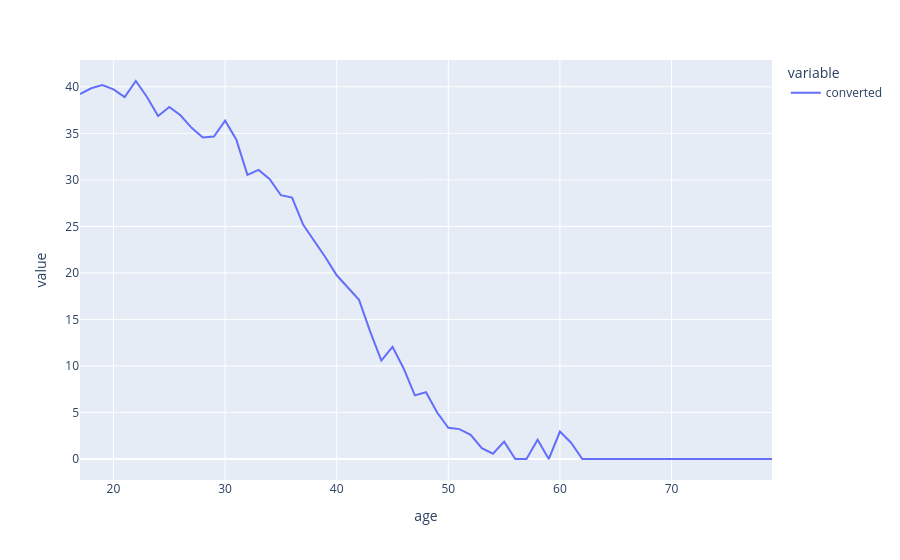

Notebook cell for this chart:
### Code cell
df.groupby('age')['converted'].mean().multiply(100).plot(kind = 'line', backend = 'plotly')

### Figure 1 — Plotly figure (JSON) as saved in the notebook; plotly's stock layout.template omitted (floating-point values rounded to 4 significant figures)
{"data": [{"hovertemplate": "variable=converted<br>age=%{x}<br>value=%{y}<extra></extra>", "legendgroup": "converted", "line": {"color": "#636efa", "dash": "solid"}, "marker": {"symbol": "circle"}, "mode": "lines", "name": "converted", "orientation": "v", "showlegend": true, "x": [17, 18, 19, 20, 21, 22, 23, 24, 25, 26, 27, 28, 29, 30, 31, 32, 33, 34, 35, 36, 37, 38, 39, 40, 41, 42, 43, 44, 45, 46, 47, 48, 49, 50, 51, 52, 53, 54, 55, 56, 57, 58, 59, 60, 61, 62, 63, 64, 65, 66, 67, 68, 69, 70, 72, 73, 77, 79], "xaxis": "x", "y": [39.22, 39.85, 40.2, 39.73, 38.89, 40.62, 38.91, 36.86, 37.83, 36.94, 35.59, 34.55, 34.65, 36.36, 34.34, 30.54, 31.07, 30.07, 28.35, 28.1, 25.17, 23.41, 21.66, 19.74, 18.41, 17.1, 13.69, 10.57, 12.05, 9.732, 6.835, 7.17, 5.0, 3.361, 3.211, 2.591, 1.163, 0.5714, 1.863, 0.0, 0.0, 2.062, 0.0, 2.941, 1.754, 0.0, 0.0, 0.0, 0.0, 0.0, 0.0, 0.0, 0.0, 0.0, 0.0, 0.0, 0.0, 0.0], "yaxis": "y", "type": "scatter"}], "layout": {"xaxis": {"anchor": "y", "domain": [0.0, 1.0], "title": {"text": "age"}}, "yaxis": {"anchor": "x", "domain": [0.0, 1.0], "title": {"text": "value"}}, "legend": {"title": {"text": "variable"}, "tracegroupgap": 0}, "margin": {"t": 60}}}
